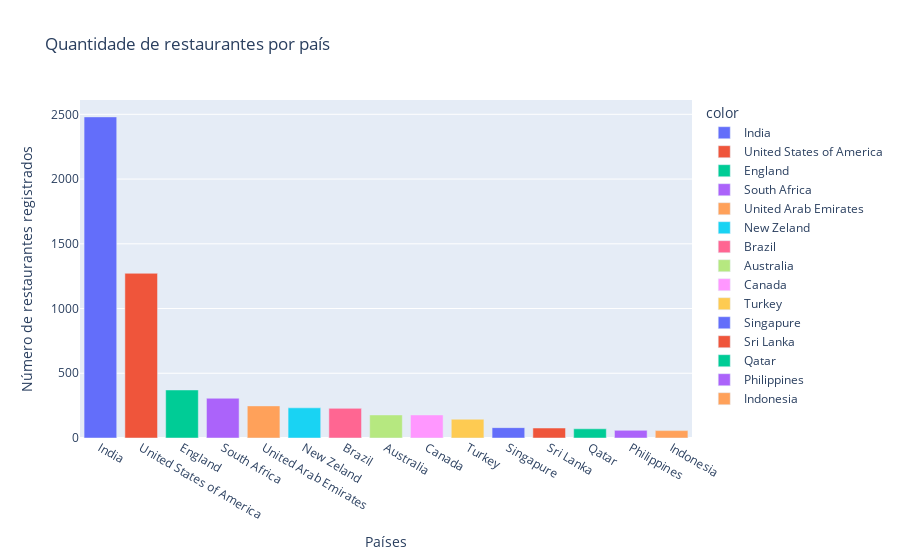

Notebook code cell kept with this figure:
### Markdown cell above
### Quantidade de restaurantes por país

### Code cell
df_aux = (data[['country', 'restaurant_name']]
.groupby('country')
.nunique()
.sort_values(by='restaurant_name', ascending=False)
.reset_index())

fig = px.bar(x=df_aux.country, 
       y=df_aux.restaurant_name,
       title='Quantidade de restaurantes por país',
       labels={'x':'Países', 'y':'Número de restaurantes registrados'},
       color=df_aux.country)

fig.show()

### Figure 1 — Plotly figure (JSON) as saved in the notebook; plotly's stock layout.template omitted (floating-point values rounded to 4 significant figures)
{"data": [{"alignmentgroup": "True", "hovertemplate": "color=India<br>Países=%{x}<br>Número de restaurantes registrados=%{y}<extra></extra>", "legendgroup": "India", "marker": {"color": "#636efa", "pattern": {"shape": ""}}, "name": "India", "offsetgroup": "India", "orientation": "v", "showlegend": true, "textposition": "auto", "type": "bar", "x": ["India"], "xaxis": "x", "y": [2480], "yaxis": "y"}, {"alignmentgroup": "True", "hovertemplate": "color=United States of America<br>Países=%{x}<br>Número de restaurantes registrados=%{y}<extra></extra>", "legendgroup": "United States of America", "marker": {"color": "#EF553B", "pattern": {"shape": ""}}, "name": "United States of America", "offsetgroup": "United States of America", "orientation": "v", "showlegend": true, "textposition": "auto", "type": "bar", "x": ["United States of America"], "xaxis": "x", "y": [1272], "yaxis": "y"}, {"alignmentgroup": "True", "hovertemplate": "color=England<br>Países=%{x}<br>Número de restaurantes registrados=%{y}<extra></extra>", "legendgroup": "England", "marker": {"color": "#00cc96", "pattern": {"shape": ""}}, "name": "England", "offsetgroup": "England", "orientation": "v", "showlegend": true, "textposition": "auto", "type": "bar", "x": ["England"], "xaxis": "x", "y": [371], "yaxis": "y"}, {"alignmentgroup": "True", "hovertemplate": "color=South Africa<br>Países=%{x}<br>Número de restaurantes registrados=%{y}<extra></extra>", "legendgroup": "South Africa", "marker": {"color": "#ab63fa", "pattern": {"shape": ""}}, "name": "South Africa", "offsetgroup": "South Africa", "orientation": "v", "showlegend": true, "textposition": "auto", "type": "bar", "x": ["South Africa"], "xaxis": "x", "y": [307], "yaxis": "y"}, {"alignmentgroup": "True", "hovertemplate": "color=United Arab Emirates<br>Países=%{x}<br>Número de restaurantes registrados=%{y}<extra></extra>", "legendgroup": "United Arab Emirates", "marker": {"color": "#FFA15A", "pattern": {"shape": ""}}, "name": "United Arab Emirates", "offsetgroup": "United Arab Emirates", "orientation": "v", "showlegend": true, "textposition": "auto", "type": "bar", "x": ["United Arab Emirates"], "xaxis": "x", "y": [248], "yaxis": "y"}, {"alignmentgroup": "True", "hovertemplate": "color=New Zeland<br>Países=%{x}<br>Número de restaurantes registrados=%{y}<extra></extra>", "legendgroup": "New Zeland", "marker": {"color": "#19d3f3", "pattern": {"shape": ""}}, "name": "New Zeland", "offsetgroup": "New Zeland", "orientation": "v", "showlegend": true, "textposition": "auto", "type": "bar", "x": ["New Zeland"], "xaxis": "x", "y": [233], "yaxis": "y"}, {"alignmentgroup": "True", "hovertemplate": "color=Brazil<br>Países=%{x}<br>Número de restaurantes registrados=%{y}<extra></extra>", "legendgroup": "Brazil", "marker": {"color": "#FF6692", "pattern": {"shape": ""}}, "name": "Brazil", "offsetgroup": "Brazil", "orientation": "v", "showlegend": true, "textposition": "auto", "type": "bar", "x": ["Brazil"], "xaxis": "x", "y": [229], "yaxis": "y"}, {"alignmentgroup": "True", "hovertemplate": "color=Australia<br>Países=%{x}<br>Número de restaurantes registrados=%{y}<extra></extra>", "legendgroup": "Australia", "marker": {"color": "#B6E880", "pattern": {"shape": ""}}, "name": "Australia", "offsetgroup": "Australia", "orientation": "v", "showlegend": true, "textposition": "auto", "type": "bar", "x": ["Australia"], "xaxis": "x", "y": [178], "yaxis": "y"}, {"alignmentgroup": "True", "hovertemplate": "color=Canada<br>Países=%{x}<br>Número de restaurantes registrados=%{y}<extra></extra>", "legendgroup": "Canada", "marker": {"color": "#FF97FF", "pattern": {"shape": ""}}, "name": "Canada", "offsetgroup": "Canada", "orientation": "v", "showlegend": true, "textposition": "auto", "type": "bar", "x": ["Canada"], "xaxis": "x", "y": [178], "yaxis": "y"}, {"alignmentgroup": "True", "hovertemplate": "color=Turkey<br>Países=%{x}<br>Número de restaurantes registrados=%{y}<extra></extra>", "legendgroup": "Turkey", "marker": {"color": "#FECB52", "pattern": {"shape": ""}}, "name": "Turkey", "offsetgroup": "Turkey", "orientation": "v", "showlegend": true, "textposition": "auto", "type": "bar", "x": ["Turkey"], "xaxis": "x", "y": [145], "yaxis": "y"}, {"alignmentgroup": "True", "hovertemplate": "color=Singapure<br>Países=%{x}<br>Número de restaurantes registrados=%{y}<extra></extra>", "legendgroup": "Singapure", "marker": {"color": "#636efa", "pattern": {"shape": ""}}, "name": "Singapure", "offsetgroup": "Singapure", "orientation": "v", "showlegend": true, "textposition": "auto", "type": "bar", "x": ["Singapure"], "xaxis": "x", "y": [80], "yaxis": "y"}, {"alignmentgroup": "True", "hovertemplate": "color=Sri Lanka<br>Países=%{x}<br>Número de restaurantes registrados=%{y}<extra></extra>", "legendgroup": "Sri Lanka", "marker": {"color": "#EF553B", "pattern": {"shape": ""}}, "name": "Sri Lanka", "offsetgroup": "Sri Lanka", "orientation": "v", "showlegend": true, "textposition": "auto", "type": "bar", "x": ["Sri Lanka"], "xaxis": "x", "y": [77], "yaxis": "y"}, {"alignmentgroup": "True", "hovertemplate": "color=Qatar<br>Países=%{x}<br>Número de restaurantes registrados=%{y}<extra></extra>", "legendgroup": "Qatar", "marker": {"color": "#00cc96", "pattern": {"shape": ""}}, "name": "Qatar", "offsetgroup": "Qatar", "orientation": "v", "showlegend": true, "textposition": "auto", "type": "bar", "x": ["Qatar"], "xaxis": "x", "y": [71], "yaxis": "y"}, {"alignmentgroup": "True", "hovertemplate": "color=Philippines<br>Países=%{x}<br>Número de restaurantes registrados=%{y}<extra></extra>", "legendgroup": "Philippines", "marker": {"color": "#ab63fa", "pattern": {"shape": ""}}, "name": "Philippines", "offsetgroup": "Philippines", "orientation": "v", "showlegend": true, "textposition": "auto", "type": "bar", "x": ["Philippines"], "xaxis": "x", "y": [59], "yaxis": "y"}, {"alignmentgroup": "True", "hovertemplate": "color=Indonesia<br>Países=%{x}<br>Número de restaurantes registrados=%{y}<extra></extra>", "legendgroup": "Indonesia", "marker": {"color": "#FFA15A", "pattern": {"shape": ""}}, "name": "Indonesia", "offsetgroup": "Indonesia", "orientation": "v", "showlegend": true, "textposition": "auto", "type": "bar", "x": ["Indonesia"], "xaxis": "x", "y": [57], "yaxis": "y"}], "layout": {"barmode": "relative", "legend": {"title": {"text": "color"}, "tracegroupgap": 0}, "title": {"text": "Quantidade de restaurantes por país"}, "xaxis": {"anchor": "y", "domain": [0, 1], "title": {"text": "Países"}}, "yaxis": {"anchor": "x", "domain": [0, 1], "title": {"text": "Número de restaurantes registrados"}}}}
